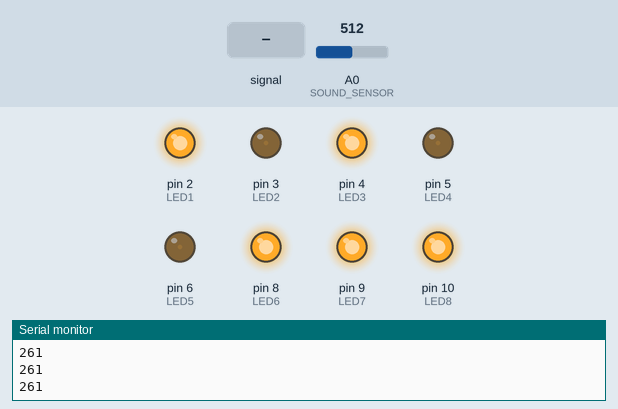
This sketch was run on a simulated Arduino Uno, built with avr-gcc and run on an emulated ATmega328P. Parts: output pins drawn as LEDs (lit = HIGH), the last lines printed to the serial monitor. Inputs (shaded band) come from the test bench; at power-on: A0 (SOUND_SENSOR) = 512.

Above: at 1.2 s.
1.3 s: A0 (SOUND_SENSOR) fed a 200 Hz sine of ±81 counts around its level
At 2.27 s:
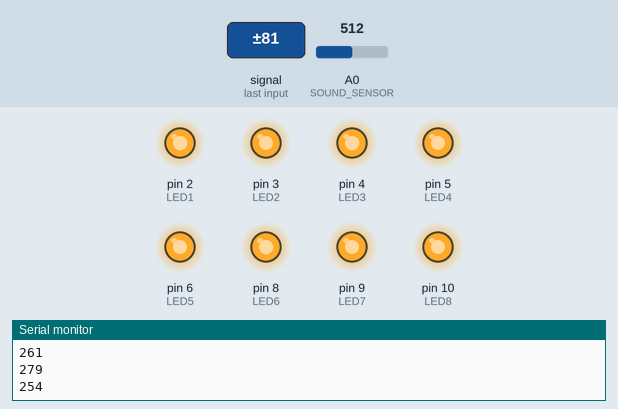
4.3 s: A0 (SOUND_SENSOR) set to 716
6.3 s: A0 (SOUND_SENSOR) fed a 1000 Hz sine of ±255 counts around its level
At 8.26 s:
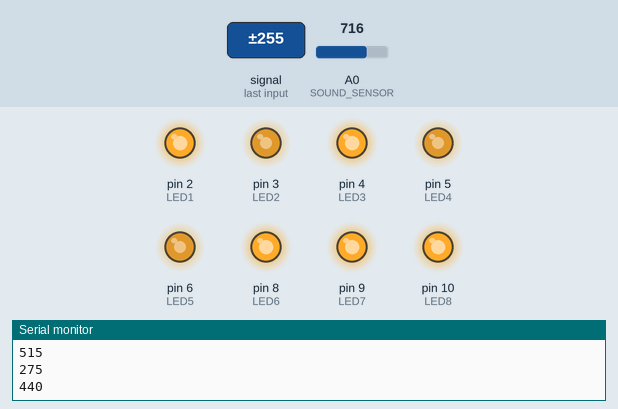
9.3 s: A0 (SOUND_SENSOR) set to 306
At 10.5 s:
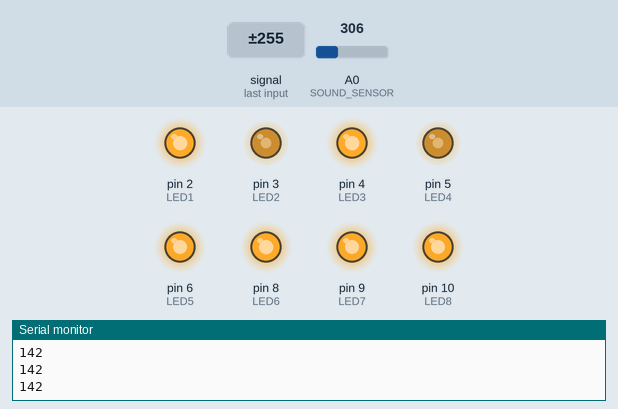
11.4 s: A0 (SOUND_SENSOR) set to 900
At 12.4 s:
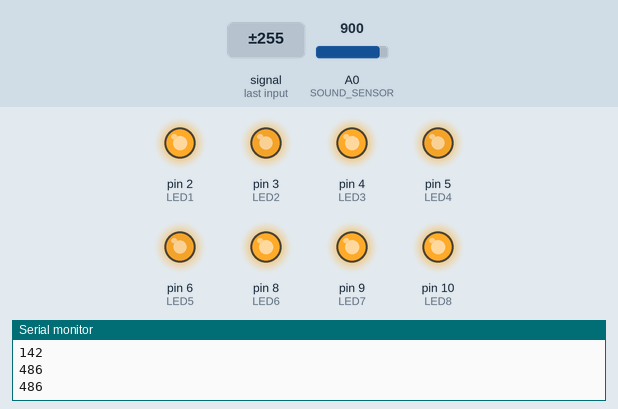
13.3 s: A0 (SOUND_SENSOR) fed a 200 Hz sine of ±81 counts around its level
At 16.71 s:
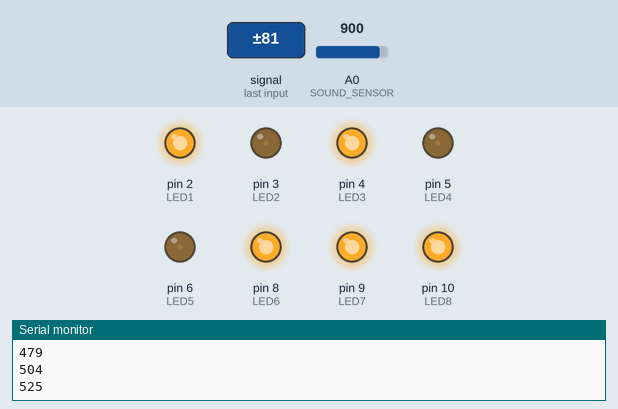
Timing chart, 0 to 25.9 s (numbered marks = the images above; inputs shaded):
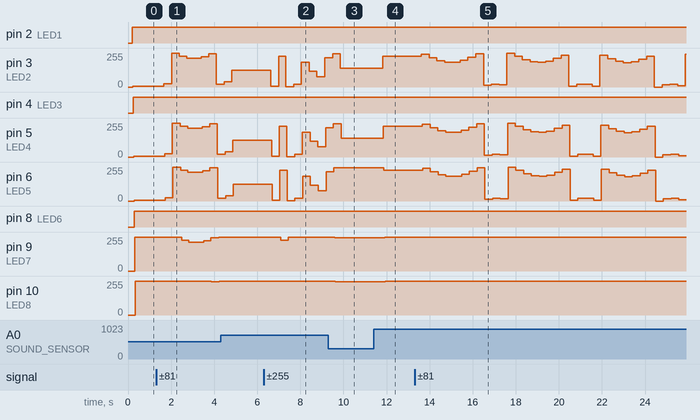

The sketch:

sound_sensor2.ino
```cpp
const int SOUND_SENSOR = A0;
const int LED1 = 2;
int LED2 = 3;
int LED3 = 4;
int LED4= 5;
int LED5= 6;
int LED6 = 8;
int LED7 = 9;
int LED8 = 10;

void setup()
{
  Serial.begin(9600);
  pinMode(SOUND_SENSOR, INPUT);
  pinMode(LED1, OUTPUT);
  pinMode(LED2, OUTPUT);
  pinMode(LED3, OUTPUT);
  pinMode(LED4, OUTPUT);
  pinMode(LED5, OUTPUT);
  pinMode(LED6, OUTPUT);
  pinMode(LED7, OUTPUT);
  pinMode(LED8, OUTPUT);
}


void loop()
{
  int level = analogRead(SOUND_SENSOR);
  level = level * 2;
  int value = map(level, 120,1000,0,255);

  delay(200);

  if (value < 20)
  {
    value = 0;
  }
  Serial.println(value);

 if (value > 30)
 {
  analogWrite(LED1, value);
  delay(20);

  if (value > 60)
  {
    analogWrite(LED2, value);
    delay(20);
    if (value > 90)
    {
      analogWrite(LED3, value);
      delay(20);

      if (value > 120)
      {
        analogWrite(LED4, value);
        delay(20);

        if (value > 150)
        {
          analogWrite(LED5, value);
          delay(20);

          if (value > 180)
          {
            analogWrite(LED6, value);
            delay(20);

            if (value > 210)
            {
              analogWrite(LED7, value);
              delay(20);

              if (value > 240)
              {
                analogWrite(LED8, value);
                delay(20);
              }
            }
          }
        }
      }
    }
  }
 }

  // if (value == 0)
  // {
  //   analogWrite(LED1 , 255);
  //   analogWrite(LED2 , 255);
  //   analogWrite(LED3 , 255);
  //   analogWrite(LED4 , 255);
  //   analogWrite(LED5 , 255);
  //   analogWrite(LED6 , 255);

  //   analogWrite(LED7 , 255);
  //   analogWrite(LED8 , 255);
  // }
}
```

Measured:
- after the input at 6.3 s, pin 3 (LED2): 124/255 → 4/255 after 0.33 s, → 232/255 0.36 s later, → 3/255 0.34 s later, → 19/255 0.36 s later, … (8 changes in this stretch); pin 5 (LED4): 124/255 → 4/255 after 0.37 s, → 232/255 0.36 s later, → 3/255 0.34 s later, → 19/255 0.36 s later, … (8 changes in this stretch)
- after the input at 9.3 s, pin 6 (LED5), pin 9 (LED7), pin 10 (LED8): goes on until 9.6 s, then stays 250/255
- after the input at 11.4 s, pin 3 (LED2): 142/255 → 230/255 after 0.42 s; pin 5 (LED4): 142/255 → 230/255 after 0.46 s; pin 6 (LED5): 250/255 → 230/255 after 0.48 s; pin 9 (LED7): 250/255 → 255/255 after 0.52 s; pin 10 (LED8): 250/255 → 255/255 after 0.54 s
- after the input at 13.3 s, pin 3 (LED2): 230/255 → 246/255 after 0.32 s, → 220/255 0.36 s later, → 198/255 0.36 s later, → 185/255 0.36 s later, … (35 changes in this stretch); pin 5 (LED4): 230/255 → 246/255 after 0.36 s, → 220/255 0.36 s later, → 198/255 0.36 s later, → 185/255 0.36 s later, … (34 changes in this stretch)
